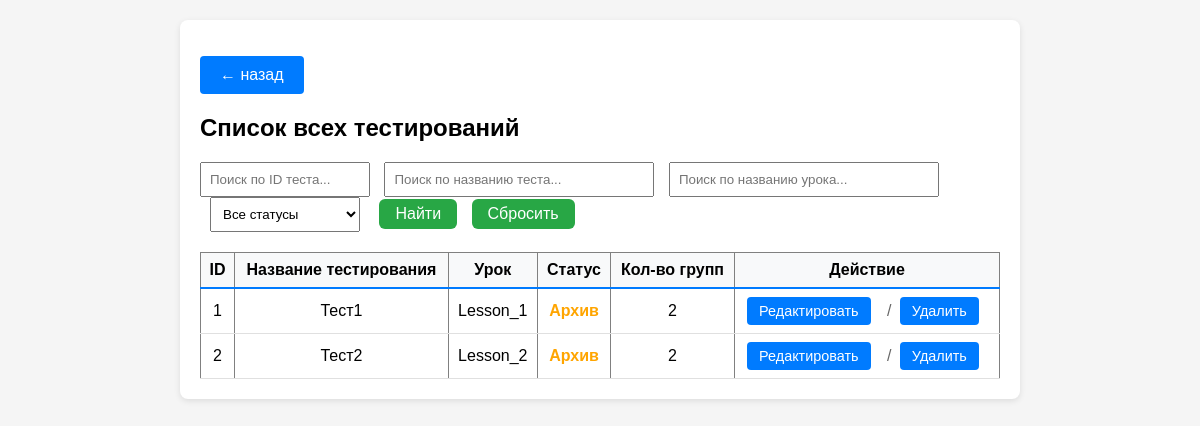
The app's page /dashboard/testing_management/testing_list (signed in), older data.
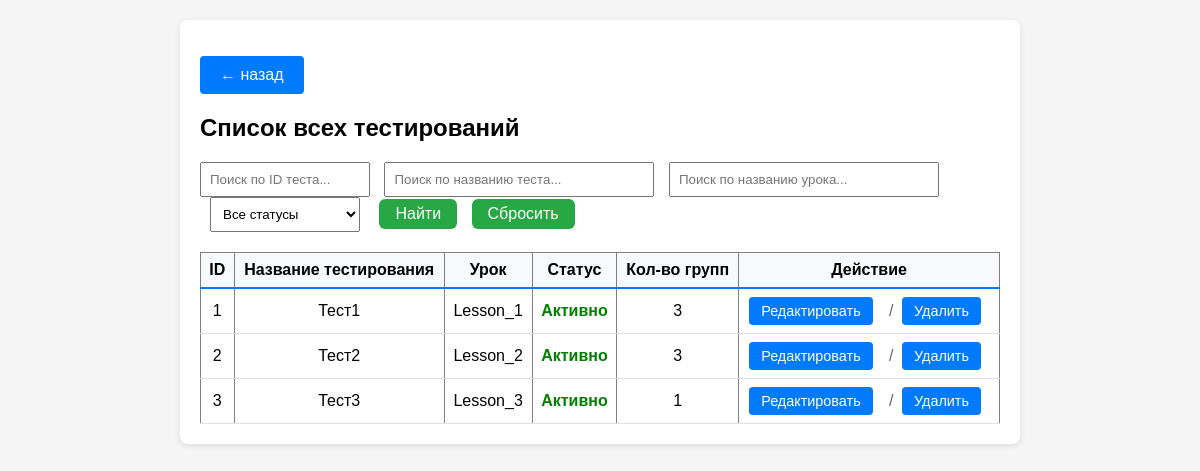
The same page, newer data.
### app.py (models this page shows, shortened)
class Testing(db.Model):
    __tablename__ = 'Testings'
    id = db.Column(db.Integer, primary_key=True)
    name = db.Column(db.String(64), unique=True, nullable=False)
    status = db.Column(db.Boolean, nullable=False)
    lesson_id = db.Column(db.Integer, nullable=False)
    group_id = db.Column(db.JSON, nullable=False)

class Lesson(db.Model):
    __tablename__ = 'Lessons'
    id = db.Column(db.Integer, primary_key=True)
    name = db.Column(db.String(64), unique=True, nullable=False)
    time = db.Column(db.Integer, nullable=False)
    price_correct = db.Column(db.Integer, default=1)
    price_wrong = db.Column(db.Integer, default=-1)
    questions = db.Column(db.JSON, nullable=False)

### app.py (the view)
@app.route('/dashboard/testing_management/testing_list')
def testing_list():
    if not check_privileges():
        return redirect(url_for('ErAuth'))
    testings = Testing.query.order_by(Testing.id).all()
    lessons = Lesson.query.order_by(Lesson.id).all()
    lessons_dict = {lesson.id: lesson for lesson in lessons}
    return render_template(mgn + 'testing_list.html', testings=testings, lessons_dict=lessons_dict)

### app.py (called while the page is built)
@login_manager.user_loader
def load_user(user_id):
    return User.query.get(int(user_id))

def check_privileges():
    curent_user = User.query.filter(
        User.username.ilike(
            session.get('curent_user')
        )
    ).first()
    print("DEBUD: curent user is",curent_user)
    print("DEBUG: curent user privileges -",curent_user.is_admin)
    if not curent_user or not curent_user.is_admin:
        return False
    else:
        return True

    def __repr__(self):
        return f'<User {self.username}>'

    @property
    def is_admin(self):
        return self.privileges

### templates/templateM/testing_list.html (shortened to what this page needs)
{% extends 'base.html' %}
{% block content %}
<p><a href="{{ url_for('testing_management') }}" class="btn">← назад</a></p>
<h2>Список всех тестирований</h2>
<div style="margin: 20px 0;">
  <input type="text" id="searchID" placeholder="Поиск по ID теста..."
         style="padding: 8px; width: 150px;">
  <input type="text" id="searchName" placeholder="Поиск по названию теста..."
         style="padding: 8px; width: 250px; margin-left: 10px;">
  <input type="text" id="searchLesson" placeholder="Поиск по названию урока..."
         style="padding: 8px; width: 250px; margin-left: 10px;">
  <select id="searchStatus" style="padding: 8px; width: 150px; margin-left: 10px;">
    <option value="">Все статусы</option>
  </select>
  <button type="button" onclick="searchTable()" style="padding: 6px 16px; margin-left: 15px;">
    Найти
  </button>
  <button type="button" onclick="clearSearch()" style="padding: 6px 16px; margin-left: 10px;">
    Сбросить
  </button>
</div>
<table border="1" cellpadding="5" id="testingTable">
  <thead>
    <tr>
      <th>ID</th>
      <th>Название тестирования</th>
      <th>Урок</th>
      <th>Статус</th>
      <th>Кол-во групп</th>
      <th>Действие</th>
    </tr>
  </thead>
  <tbody>
    {% for t in testings %}
    <tr class="testing_row">
      <td>{{ t.id }}</td>
      <td>{{ t.name }}</td>
      <td>
        {% set lesson = lessons_dict.get(t.lesson_id) %}
        {% if lesson %}
          {{ lesson.name }}
        {% else %}
          <span style="color: #999;">ID: {{ t.lesson_id }}</span>
        {% endif %}
      </td>
      <td>
        {% if t.status == True %}
          <span style="color: green; font-weight: bold;">Активно</span>
        {% else %}
          <span style="color: orange; font-weight: bold;">Архив</span>
        {% endif %}
      </td>
      <td>
        {% if t.group_id %}
          {% if t.group_id is string %}
            {% set groups = t.group_id|from_json %}
            {{ groups|length }}
          {% elif t.group_id is iterable %}
            {{ t.group_id|length }}
          {% else %}
            0
          {% endif %}
        {% else %}
          0
        {% endif %}
      </td>
      <td>
        <div class="actions">
            <a href="{{ url_for('testing_edit', testing_id=t.id) }}"
               class="btn btn-action">Редактировать</a>
            <span class="action-divider">/</span>
            <form action="{{ url_for('testing_delete', testing_id=t.id) }}"
                  method="post" style="display:inline;">
                <button type="submit"
                        onclick="return confirm('Удалить тестирование?')"
                        class="btn btn-action">Удалить</button>
            </form>
        </div>
      </td>
    </tr>
    {% endfor %}
  </tbody>
</table>
{% endblock %}
{% set show_footer = False %}

### templates/base.html (shortened to what this page needs)
<!doctype html>
<html lang="ru">
<head>
{% block header %}
<link rel="stylesheet" href="{{ url_for('static', filename='style.css') }}">
{% endblock  %}
</head>
<body>
<div class="container">
  {% block content %}{% endblock %}
</div>
</body>
</html>

### static/style.css (style rules this page uses)
body { font-family:Arial,sans-serif;margin:0;padding:20px;background:#f5f5f5 }
.container { max-width:800px; margin:auto; background:white; padding:20px; border-radius:8px; box-shadow:0 2px 6px rgba(0,0,0,.1) }
button { padding:10px 20px; background:#007bff; color:white; border:none; border-radius:4px; cursor:pointer }
button, .btn { padding: 10px 20px; background:#007bff; color:white; border:none; border-radius:4px; cursor:pointer; font-size:1rem; }
a.btn { display:inline-block; text-decoration:none; }
.btn-action { padding:6px 12px; font-size:.9rem; margin-right:8px; white-space:nowrap; }
.action-divider { color:#666; margin:0 4px; }
table { width: 100%; border-collapse: collapse; margin: 0; }
thead { position: sticky; top: 0; background-color: #f8f9fa; z-index: 10; }
th, td { border-bottom: 1px solid #e0e0e0; padding: 8px; text-align: center; vertical-align: middle; }
th { border-bottom: 2px solid #007bff; position: sticky; top: 0; }
button[type="button"] { padding: 10px 20px; background-color: #28a745; color: white; border: none; border-radius: 6px; cursor: pointer; transition: all 0.3s ease; }

Row changes from the older to the newer data that the page shows:
changed Testing "Тест1": group_id|length "2" → "3"; status "Архив" → "Активно"
changed Testing "Тест2": group_id|length "2" → "3"; status "Архив" → "Активно"
added Testing: id "3", name "Тест3", status "Активно", group_id|length "1"
now on this page (row unchanged): Lesson: name "Lesson_3"
